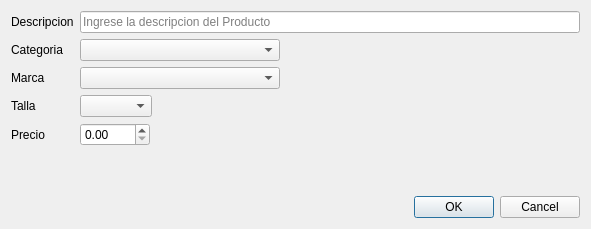
<?xml version="1.0" encoding="UTF-8"?>
<ui version="4.0">
 <class>Producto</class>
 <widget class="QDialog" name="Producto">
  <property name="geometry">
   <rect>
    <x>0</x>
    <y>0</y>
    <width>591</width>
    <height>229</height>
   </rect>
  </property>
  <property name="windowTitle">
   <string>Dialog</string>
  </property>
  <layout class="QGridLayout" name="gridLayout">
   <item row="0" column="0">
    <layout class="QFormLayout" name="formLayout">
     <property name="fieldGrowthPolicy">
      <enum>QFormLayout::FieldsStayAtSizeHint</enum>
     </property>
     <item row="0" column="0">
      <widget class="QLabel" name="label">
       <property name="text">
        <string>Descripcion</string>
       </property>
      </widget>
     </item>
     <item row="0" column="1">
      <widget class="QLineEdit" name="txtDescripcion">
       <property name="minimumSize">
        <size>
         <width>500</width>
         <height>0</height>
        </size>
       </property>
       <property name="placeholderText">
        <string>Ingrese la descripcion del Producto</string>
       </property>
      </widget>
     </item>
     <item row="1" column="0">
      <widget class="QLabel" name="label_2">
       <property name="text">
        <string>Categoria</string>
       </property>
      </widget>
     </item>
     <item row="1" column="1">
      <widget class="QComboBox" name="cmbCategoria">
       <property name="minimumSize">
        <size>
         <width>200</width>
         <height>0</height>
        </size>
       </property>
      </widget>
     </item>
     <item row="2" column="0">
      <widget class="QLabel" name="label_6">
       <property name="text">
        <string>Marca</string>
       </property>
      </widget>
     </item>
     <item row="2" column="1">
      <widget class="QComboBox" name="cmbMarca">
       <property name="minimumSize">
        <size>
         <width>200</width>
         <height>0</height>
        </size>
       </property>
      </widget>
     </item>
     <item row="3" column="0">
      <widget class="QLabel" name="label_3">
       <property name="text">
        <string>Talla</string>
       </property>
      </widget>
     </item>
     <item row="3" column="1">
      <widget class="QComboBox" name="cmbTalla">
       <property name="minimumSize">
        <size>
         <width>30</width>
         <height>0</height>
        </size>
       </property>
      </widget>
     </item>
     <item row="6" column="1">
      <widget class="QDoubleSpinBox" name="precio">
       <property name="minimumSize">
        <size>
         <width>70</width>
         <height>0</height>
        </size>
       </property>
      </widget>
     </item>
     <item row="6" column="0">
      <widget class="QLabel" name="label_5">
       <property name="text">
        <string>Precio</string>
       </property>
      </widget>
     </item>
    </layout>
   </item>
   <item row="1" column="0">
    <widget class="QDialogButtonBox" name="buttonBox">
     <property name="orientation">
      <enum>Qt::Horizontal</enum>
     </property>
     <property name="standardButtons">
      <set>QDialogButtonBox::Cancel|QDialogButtonBox::Ok</set>
     </property>
    </widget>
   </item>
  </layout>
 </widget>
 <resources/>
 <connections>
  <connection>
   <sender>buttonBox</sender>
   <signal>accepted()</signal>
   <receiver>Producto</receiver>
   <slot>accept()</slot>
   <hints>
    <hint type="sourcelabel">
     <x>248</x>
     <y>254</y>
    </hint>
    <hint type="destinationlabel">
     <x>157</x>
     <y>274</y>
    </hint>
   </hints>
  </connection>
  <connection>
   <sender>buttonBox</sender>
   <signal>rejected()</signal>
   <receiver>Producto</receiver>
   <slot>reject()</slot>
   <hints>
    <hint type="sourcelabel">
     <x>316</x>
     <y>260</y>
    </hint>
    <hint type="destinationlabel">
     <x>286</x>
     <y>274</y>
    </hint>
   </hints>
  </connection>
 </connections>
</ui>
